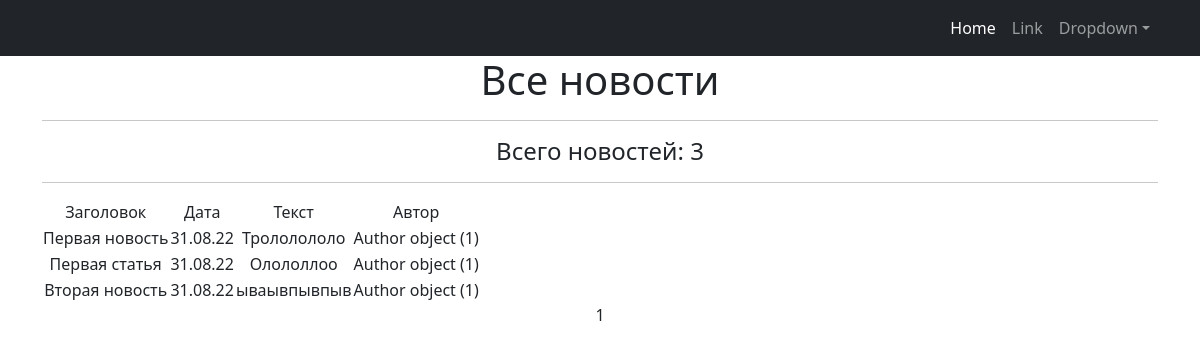
Page /news/ on the committed database.
### news/models.py (models this page shows, shortened)
class Post (models.Model):
    author = models.ForeignKey(Author, on_delete=models.CASCADE)
    NEWS = 'NW'
    ARTICLE = 'AR'
    CATEGORY_CHOICES = (
        (NEWS, 'Новость'),
        (ARTICLE, 'Статья')
    )
    categoryType = models.CharField(max_length=2, choices= CATEGORY_CHOICES)
    dateCreation = models.DateField(auto_now_add=True)
    postCategory = models.ManyToManyField (Category, through='PostCategory', default = 'History')
    title = models.CharField(max_length=128, unique=True)
    text = models.TextField()
    rating = models.SmallIntegerField(default=0)

class Author (models.Model):
    authorUser = models.OneToOneField(User, on_delete=models.CASCADE)
    ratingAuthor = models.SmallIntegerField(default=0)

### news/views.py (the view)
class PostsList(ListView):
    model = Post
    ordering = '-dateCreation'
    template_name = 'posts.html'
    context_object_name = 'posts'
    paginate_by = 10 # вот так мы можем указать количество записей на странице
    def get_queryset(self):
        queryset = super().get_queryset()
        self.filterset = PostFilter(self.request.GET, queryset)
        return self.filterset.qs
    def get_context_data(self, **kwargs):
        context = super().get_context_data(**kwargs)
        context['filterset'] = self.filterset
        return context

### news/templatetags/censor.py (called while the page is built)
@register.filter()
def mat(value):
   value2 = tuple(value.split())
   value3 = ('')
   for i in value2:
      for j in sleng:
         if j == i:
            i = i[:1]+'****'
      value3 += i + ' '
   return f'{value3}'

### templates/posts.html (shortened to what this page needs)
{% extends 'flatpages/default.html' %}
{% load censor %}
{% block content %}
<h1>Все новости</h1>
<hr>
<h4> Всего новостей: {{ posts|length }} </h4>
<hr>
{% if posts %}
       <table>
           <tr>
               <td>Заголовок</td>
               <td>Дата</td>
               <td>Текст</td>
               <td>Автор</td>
           </tr>
           {% for post in posts %}
           <tr>
               <td>{{ post.title }}</td>
               <td>{{ post.dateCreation|date:'d.m.y' }}</td>
               <td>{{ post.text|mat|truncatechars:20 }}</td>
               <td>{{ post.author }}</td>
           </tr>
           {% endfor %}
       </table>
   {% else %}
       <h2>Новостей нет :(</h2>
   {% endif %}
   {{ page_obj.number }}
{% endblock content %}

### templates/flatpages/default.html (shortened to what this page needs)
<!DOCTYPE html>
<html>
<head>
    {% load static %}
    <link href="{% static 'css/styles.css' %}" rel="stylesheet" />
</head>
<body>
 <nav class="navbar navbar-expand-lg navbar-dark bg-dark">
            <div class="container">
                <div class="collapse navbar-collapse" id="navbarSupportedContent">
                    <ul class="navbar-nav ms-auto mb-2 mb-lg-0">
                        <li class="nav-item"><a class="nav-link active" aria-current="page" href="#">Home</a></li>
                        <li class="nav-item"><a class="nav-link" href="#">Link</a></li>
                        <li class="nav-item dropdown">
                            <a class="nav-link dropdown-toggle" id="navbarDropdown" href="#" role="button" data-bs-toggle="dropdown" aria-expanded="false">Dropdown</a>
                        </li>
                    </ul>
                </div>
            </div>
        </nav>
<div class="container">
   <div class="row">
       <div class="col-lg-12 text-center">
           {% block content %}{% endblock content %}
       </div>
   </div>
</div>
</body>
</html>

### rows in the picture
Post: title "Первая новость", dateCreation "31.08.22", text|mat "Трололололо", author "Author object (1)"
Post: title "Первая статья", dateCreation "31.08.22", text|mat "Олололлоо", author "Author object (1)"
Post: title "Вторая новость", dateCreation "31.08.22", text|mat "ываывпывпыв", author "Author object (1)"

### other values in the picture
{{ posts|length }} "3"
{{ page_obj.number }} "1"
